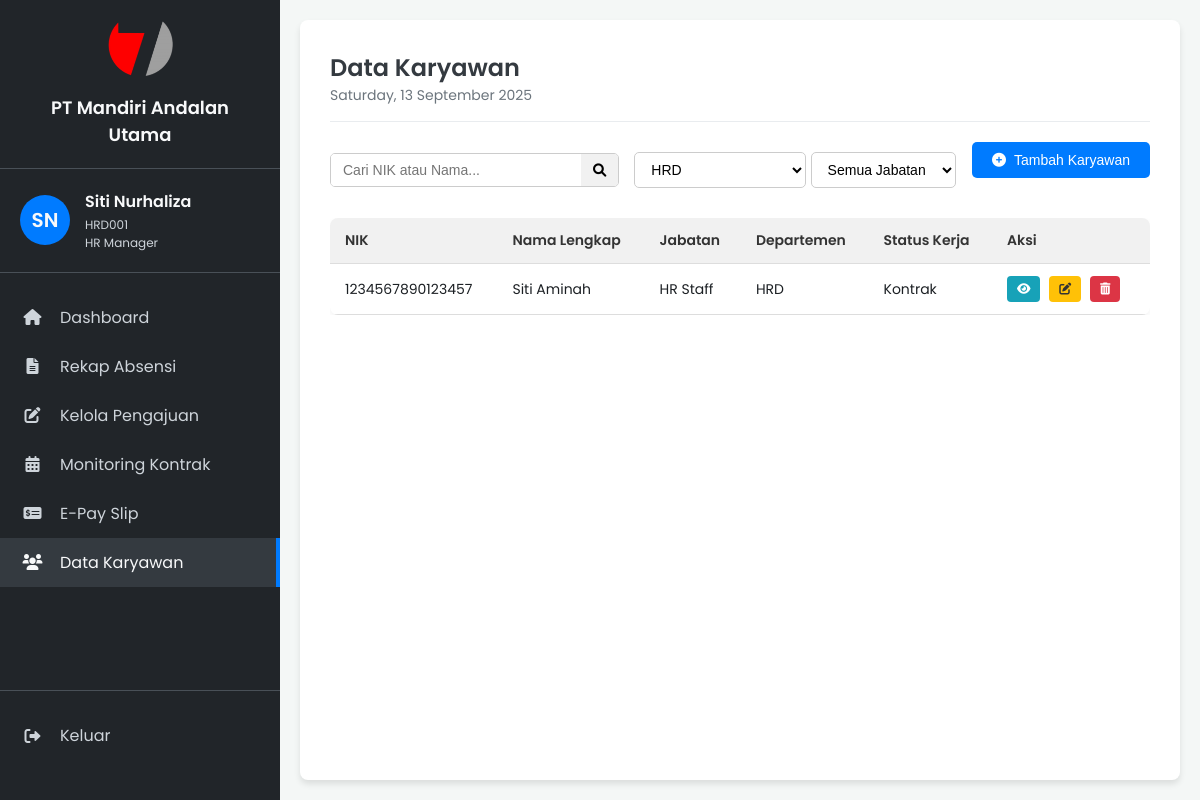
The page /data_karyawan/data_karyawan.php?departemen=HRD on the database its author committed.
### tables this page shows
CREATE TABLE `karyawan` (
  `nik_ktp` varchar(16) NOT NULL COMMENT 'NIK dari KTP, sebagai primary key',
  `nama_lengkap` varchar(100) NOT NULL,
  `jenis_kelamin` enum('Laki-laki','Perempuan') NOT NULL,
  `tempat_lahir` varchar(50) DEFAULT NULL,
  `tanggal_lahir` date NOT NULL,
  `alamat` text,
  `no_hp_wa` varchar(20) NOT NULL,
  `status_pernikahan` enum('Lajang','Menikah','Cerai') NOT NULL,
  `agama` varchar(20) NOT NULL,
  `foto_path` varchar(255) DEFAULT NULL COMMENT 'Path atau URL ke file foto',
  `serumah_nama` varchar(100) DEFAULT NULL,
  `serumah_no_hp` varchar(20) DEFAULT NULL,
  `serumah_alamat` text,
  `serumah_hubungan` varchar(50) DEFAULT NULL,
  `tidaksesumah_nama` varchar(100) DEFAULT NULL,
  `tidaksesumah_no_hp` varchar(20) DEFAULT NULL,
  `tidaksesumah_alamat` text,
  `tidaksesumah_hubungan` varchar(50) DEFAULT NULL,
  `nik_karyawan` varchar(20) NOT NULL COMMENT 'Nomor Induk Karyawan perusahaan',
  `tanggal_masuk` date NOT NULL,
  `departemen` varchar(50) NOT NULL,
  `jabatan` varchar(50) NOT NULL,
  `status_kerja` enum('Kontrak','Tetap','Magang','Outsourcing') NOT NULL,
  `lokasi_kerja` varchar(100) NOT NULL,
  `npwp` varchar(30) DEFAULT NULL,
  `bpjs_kesehatan` varchar(30) DEFAULT NULL,
  `bpjs_ketenagakerjaan` varchar(30) DEFAULT NULL,
  `rekening` varchar(50) DEFAULT NULL,
  `nama_bank` varchar(50) DEFAULT NULL,
  `email` varchar(100) NOT NULL,
  `password_hash` varchar(255) NOT NULL COMMENT 'Password yang di-hash',
  `role` enum('Karyawan','HRD','Manager') NOT NULL,
  `created_at` timestamp NOT NULL DEFAULT CURRENT_TIMESTAMP,
  `tanggal_akhir_kontrak` date DEFAULT NULL
);

### data_karyawan/data_karyawan.php (the view, shortened to what this page needs)
<?php
$servername = "localhost";
$username = "root";
$password = "";
$dbname = "hrd_system";
$conn = new mysqli($servername, $username, $password, $dbname);
$search_query = isset($_GET['search']) ? $_GET['search'] : '';
$filter_dept = isset($_GET['departemen']) ? $_GET['departemen'] : '';
$sql = "SELECT * FROM karyawan WHERE 1=1";
$params = [];
$types = '';
if (!empty($filter_dept)) {
    $sql .= " AND departemen = ?";
    $params[] = &$filter_dept;
    $types .= "s";
}
$stmt = $conn->prepare($sql);
if ($stmt) {
    if (!empty($params)) {
        $stmt->bind_param($types, ...$params);
    }
    $stmt->execute();
    $result = $stmt->get_result();
    $employees = $result->fetch_all(MYSQLI_ASSOC);
} else {
    $employees = [];
    echo "Error: " . $conn->error;
}
$departments_sql = "SELECT DISTINCT departemen FROM karyawan ORDER BY departemen";
$departments_result = $conn->query($departments_sql);
$all_departments = [];
if ($departments_result) {
    while ($row = $departments_result->fetch_assoc()) {
        $all_departments[] = $row['departemen'];
    }
}
?>
<!DOCTYPE html>
<html lang="id">
<head>
    <link rel="stylesheet" href="../style.css">
    <link rel="stylesheet" href="https://cdnjs.cloudflare.com/ajax/libs/font-awesome/6.0.0-beta3/css/all.min.css">
</head>
<body>
    <div class="container">
        <aside class="sidebar">
            <div class="company-brand">
                <img src="../image/manu.png" alt="Logo PT Mandiri Andalan Utama" class="company-logo">
                <p class="company-name">PT Mandiri Andalan Utama</p>
            </div>
            <div class="user-info">
                <div class="user-avatar">SN</div>
                <div class="user-details">
                    <p class="user-name">Siti Nurhaliza</p>
                    <p class="user-id">HRD001</p>
                    <p class="user-role">HR Manager</p>
                </div>
            </div>
            <nav class="sidebar-nav">
                <ul>
                    <li><a href="../index.php"><i class="fas fa-home"></i> Dashboard</a></li>
                    <li><a href="#"><i class="fas fa-file-alt"></i> Rekap Absensi</a></li>
                    <li><a href="../pengajuan/kelola_pengajuan.php"><i class="fas fa-edit"></i> Kelola Pengajuan</a>
                    </li>
                    <li><a href="#"><i class="fas fa-calendar-alt"></i> Monitoring Kontrak</a></li>
                    <li><a href="../payslip/e_payslip_hrd.php"><i class="fas fa-money-check-alt"></i> E-Pay Slip</a>
                    </li>
                    <li class="active"><a href="#"><i class="fas fa-users"></i> Data Karyawan</a></li>
                </ul>
            </nav>
            <div class="logout-link">
                <a href="#"><i class="fas fa-sign-out-alt"></i> Keluar</a>
            </div>
        </aside>
        <main class="main-content">
            <header class="main-header">
                <h1>Data Karyawan</h1>
                <p class="current-date"><?php echo date('l, d F Y'); ?></p>
            </header>
            <div class="toolbar">
                <div class="search-filter-container">
                    <form action="data_karyawan.php" method="GET" class="search-form">
                        <div class="search-box">
                            <input type="text" name="search" placeholder="Cari NIK atau Nama..."
                                value="<?php echo htmlspecialchars($search_query); ?>">
                            <button type="submit"><i class="fas fa-search"></i></button>
                        </div>
                        <div class="filter-box">
                            <select name="departemen" onchange="this.form.submit()">
                                <?php
                                foreach ($all_departments as $dept) {
                                    $selected = ($filter_dept == $dept) ? 'selected' : '';
                                    echo "<option value='" . htmlspecialchars($dept) . "' $selected>" . htmlspecialchars($dept) . "</option>";
                                }
                                ?>
                            </select>
                            <select name="jabatan" onchange="this.form.submit()">
                                <option value="">Semua Jabatan</option>
                            </select>
                        </div>
                    </form>
                </div>
                <div class="action-buttons">
                    <button class="add-button" onclick="openModal()">
                        <i class="fas fa-plus-circle"></i> Tambah Karyawan
                    </button>
                </div>
            </div>
            <div class="data-table-container">
                <table>
                    <thead>
                        <tr>
                            <th>NIK</th>
                            <th>Nama Lengkap</th>
                            <th>Jabatan</th>
                            <th>Departemen</th>
                            <th>Status Kerja</th>
                            <th>Aksi</th>
                        </tr>
                    </thead>
                    <tbody>
                        <?php if (empty($employees)): ?>
                            <tr>
                                <td colspan="6" style="text-align: center;">Tidak ada data karyawan yang ditemukan.</td>
                            </tr>
                        <?php else: ?>
                            <?php foreach ($employees as $employee): ?>
                                <tr>
                                    <td><?php echo htmlspecialchars($employee['nik_ktp']); ?></td>
                                    <td><?php echo htmlspecialchars($employee['nama_lengkap']); ?></td>
                                    <td><?php echo htmlspecialchars($employee['jabatan']); ?></td>
                                    <td><?php echo htmlspecialchars($employee['departemen']); ?></td>
                                    <td><?php echo htmlspecialchars($employee['status_kerja']); ?></td>
                                    <td>
                                        <button class="action-btn view-btn"
                                            onclick="openViewModal('<?php echo htmlspecialchars($employee['nik_ktp']); ?>')"><i
                                                class="fas fa-eye"></i></button>
                                        <button class="action-btn edit-btn"
                                            onclick="openEditModal('<?php echo htmlspecialchars($employee['nik_ktp']); ?>')"><i
                                                class="fas fa-edit"></i></button>
                                        <button class="action-btn delete-btn"
                                            onclick="confirmDelete('<?php echo htmlspecialchars($employee['nik_ktp']); ?>')"><i
                                                class="fas fa-trash-alt"></i></button>
                                    </td>
                                </tr>
                            <?php endforeach; ?>
                        <?php endif; ?>
                    </tbody>
                </table>
            </div>
        </main>
    </div>
</body>
</html>

### style.css (style rules this page uses)
:root { --primary-color: #007bff; --dark-bg: #212529; --darker-bg: #1c2024; --text-color: #f8f9fa; --light-text-color: #ced4da; --active-bg: #343a40; --border-color: #495057; }
* { margin: 0; padding: 0; box-sizing: border-box; }
body { font-family: 'Poppins', sans-serif; background-color: #f4f7f6; color: var(--darker-bg); }
.container { display: flex; height: 100vh; }
.sidebar { width: 280px; background-color: var(--dark-bg); color: var(--text-color); display: flex; flex-direction: column; padding: 20px 0; }
.company-brand { padding: 0 20px 20px; text-align: center; border-bottom: 1px solid var(--border-color); margin-bottom: 20px; }
.company-logo { max-width: 70px; height: auto; margin-bottom: 10px; }
.company-name { font-size: 18px; font-weight: 600; color: var(--text-color); margin: 0; }
.user-info { display: flex; align-items: center; padding: 0 20px 20px; border-bottom: 1px solid var(--border-color); margin-bottom: 20px; }
.user-avatar { width: 50px; height: 50px; background-color: var(--primary-color); border-radius: 50%; display: flex; justify-content: center; align-items: center; font-size: 20px; font-weight: 600; margin-right: 15px; }
.user-details .user-name { font-size: 16px; font-weight: 600; margin-bottom: 2px; }
.user-details .user-id, .user-details .user-role { font-size: 12px; color: var(--light-text-color); margin: 0; }
.sidebar-nav ul { list-style: none; }
.sidebar-nav li a { display: flex; align-items: center; padding: 12px 20px; color: var(--light-text-color); text-decoration: none; transition: background-color 0.2s, color 0.2s; }
.sidebar-nav li a:hover, .sidebar-nav li.active a { background-color: var(--active-bg); color: var(--text-color); }
.sidebar-nav li.active a { border-right: 4px solid var(--primary-color); }
.sidebar-nav li a i { width: 25px; text-align: center; margin-right: 15px; }
.logout-link { margin-top: auto; padding: 20px 0; border-top: 1px solid var(--border-color); }
.logout-link a { display: flex; align-items: center; padding: 12px 20px; color: var(--light-text-color); text-decoration: none; transition: background-color 0.2s, color 0.2s; }
.logout-link a i { width: 25px; text-align: center; margin-right: 15px; }
.main-content { flex-grow: 1; padding: 30px; background-color: #fff; border-radius: 8px; box-shadow: 0 4px 6px rgba(0, 0, 0, 0.1); margin: 20px; overflow: auto; }
.main-header { margin-bottom: 20px; padding-bottom: 15px; border-bottom: 1px solid #e9ecef; }
.main-header h1 { font-size: 24px; font-weight: 600; color: #343a40; }
.main-header .current-date { font-size: 14px; color: #6c757d; }
.action-buttons { margin-bottom: 20px; }
.add-button { background-color: var(--primary-color); color: white; padding: 10px 20px; border: none; border-radius: 5px; cursor: pointer; font-size: 14px; display: inline-flex; align-items: center; transition: background-color 0.2s; }
.add-button i { margin-right: 8px; }
.data-table-container { overflow-x: auto; }
table { width: 100%; border-collapse: collapse; background-color: #fff; border-radius: 8px; overflow: hidden; box-shadow: 0 2px 5px rgba(0, 0, 0, 0.05); }
thead { background-color: #f1f1f1; }
th, td { padding: 12px 15px; text-align: left; border-bottom: 1px solid #ddd; font-size: 14px; }
th { font-weight: 600; color: #333; }
.action-btn { padding: 6px 10px; border-radius: 4px; border: none; cursor: pointer; font-size: 12px; margin-right: 5px; position: relative; z-index: 10; outline: none; transition: background-color 0.2s; }
.view-btn { background-color: #17a2b8; color: white; }
.edit-btn { background-color: #ffc107; color: #333; }
.delete-btn { background-color: #dc3545; color: white; }
.toolbar { display: flex; justify-content: space-between; align-items: center; margin-bottom: 20px; }
.search-filter-container { display: flex; gap: 15px; align-items: center; }
.search-form { display: flex; align-items: center; gap: 15px; }
.search-box { display: flex; border: 1px solid #ccc; border-radius: 5px; overflow: hidden; }
.search-box input { border: none; padding: 8px 12px; font-size: 14px; width: 250px; }
.search-box button { background-color: #f1f1f1; border: none; padding: 8px 12px; cursor: pointer; transition: background-color 0.2s; }
.filter-box select { padding: 8px 12px; border: 1px solid #ccc; border-radius: 5px; font-size: 14px; background-color: white; }

### rows shown on the page
karyawan: nik_ktp "1234567890123457", nama_lengkap "Siti Aminah", jabatan "HR Staff", departemen "HRD", status_kerja "Kontrak"

### other values the page prints
form field departemen "HRD"
